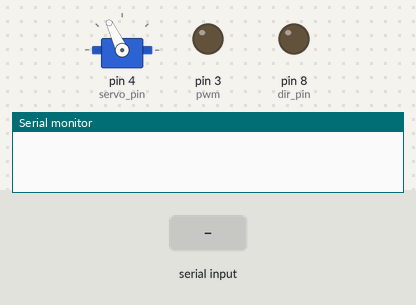
A sketch run on a simulated Arduino Uno, built with avr-gcc and run on an emulated ATmega328P. On the bench: servo, output pins drawn as LEDs (lit = HIGH), the last lines printed to the serial monitor. The inputs (shaded band) are chosen by the test bench.

Above: at 1.2 s.
1.3 s: "L" received over the second serial link
At 1.8 s:
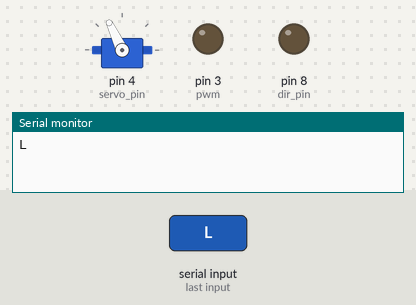
2.8 s: "R" received over the second serial link
At 3.6 s:
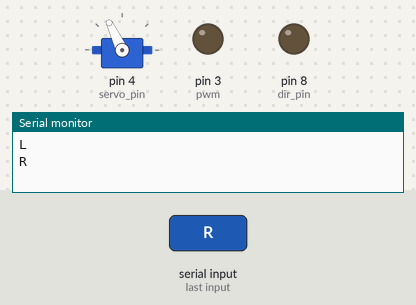
4.3 s: "F" received over the second serial link
At 5.5 s:
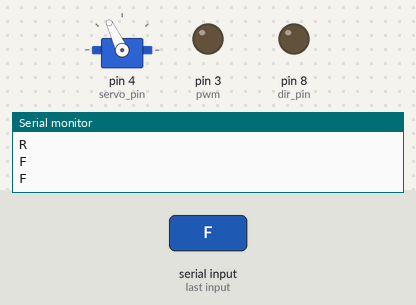
Timing chart, 0 to 7.3 s (numbered marks = the images above; inputs shaded):
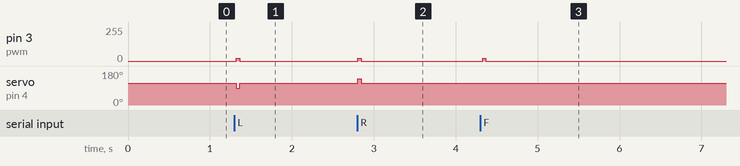

The sketch:

rc_car.ino
```cpp
// 서보모터 사용을 위한 호출
#include <SoftwareSerial.h>
SoftwareSerial mySerial(12, 13);
#include <Servo.h>

Servo SB1;
int servo_pin = 4;

// 뒷바퀴속도(0~255)
int pwm = 3;

// 뒷바퀴방향(전진,후진)
int dir_pin = 8;

/////////////////////////////////////////

void setup() {
  // put your setup code here, to run once:
  //////////////////// 핀모드 설정////////////////////////

  // 서보모터핀
  SB1.attach(servo_pin);

  // 뒷바퀴속도
  pinMode(pwm, OUTPUT);

  // 뒷바퀴방향
  pinMode(dir_pin, OUTPUT);

  ////////////////////////////////////////////

  //시리얼 통신 설정
  Serial.begin(38400);
  mySerial.begin(38400);

}
void loop() {

  if (mySerial.available() > 0){
      char ch = mySerial.read();
      Serial.println(ch);

       if (ch == 'L'){
            SB1.write(90);
            digitalWrite(dir_pin, LOW);
            analogWrite(pwm, 20);
            delay(40);
        }
       else if (ch == 'R'){
            SB1.write(140);
            digitalWrite(dir_pin, LOW);
            analogWrite(pwm, 20);
            delay(40);
       }
       else if (ch == 'F'){
            SB1.write(115);
            Serial.print('F');
            digitalWrite(dir_pin, LOW);
            analogWrite(pwm, 20);
            delay(40);
       }
       else if (ch == 'S'){
            SB1.write(115);
            Serial.print('S');
            analogWrite(pwm, 0);
            delay(40);
       }
      }
  else{
    SB1.write(115);
    analogWrite(pwm, 0);
    delay(40);
  }
}
```

Measured:
- after the input at 1.3 s, pin 3 (pwm): 0/255 → 20/255 at once, → 0/255 0.04 s later; servo on pin 4 (servo_pin): 115° → 90° at once, → 115° 0.04 s later
- after the input at 2.8 s, pin 3 (pwm): 0/255 → 20/255 at once, → 0/255 0.04 s later; servo on pin 4 (servo_pin): 115° → 140° at once, → 115° 0.04 s later
- after the input at 4.3 s, pin 3 (pwm): 0/255 → 20/255 at once, → 0/255 0.04 s later
